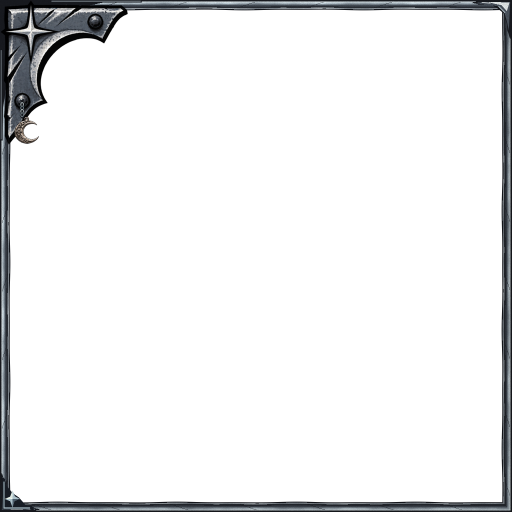
#> input picture assets/petcards/frames/R1.png, 1024 x 1024 px (shown at 1/2 size)
$ python -i petcards.py   (imports and definitions only)
#> lines starting #> are read from the running program, lines starting #| are printed output that depends on the picture
"""Pet "cards": the picture of a pet with its frame, seal and Holo foil drawn on it.

A pure image module - no Discord, no database.  ``features/pets.py`` asks
:func:`card` for the picture to send and gets back either the pet's own
illustration (nothing to draw, or drawing failed) or a composed file in the
cache folder.

What is drawn (the owner's spec, package of 2026-11-21)
-------------------------------------------------------
Layers, bottom to top: **illustration -> foil -> ONE frame layer -> seal**.
The frame and the seal lie above the foil and are not tinted by it.

* The *frame* is a RESULT of the pet's class pool (:data:`POOLS`, the
  owner's ``assets/petcards/source/pule.json``): Shiny ``S0`` (silver
  fittings, ``frame-shiny.png``) and four rarer ones, Ultra Shiny ``U0``
  (gold frame, ``frame-ultra.png``) and four rarer ones, Mythic ``M0`` (no
  frame: the pet has its own GIF) and three rarer ones.  Every rarer frame
  but the base has an animated edition (``-A``, an APNG that REPLACES the
  static frame).  An ordinary pet never has a frame.  Which result a row is
  drawn with: :func:`frame_of` (a stored id that is unknown or belongs to
  another class falls back to the base of the class).
* The *seal* (tier 1-3, ``seal-<tier>.png``) sits in the bottom-right corner.
* The *foil* is ``holo.apng``: an independent RGBA layer, 64 frames of 50 ms.
  Full Holo (:data:`FOIL_FULL`) is that layer scaled to the card and
  alpha-composited over the WHOLE illustration.  Partial Holo
  (:data:`FOIL_PARTIAL`) is the same layer seen only through a mask of the
  pet's details, computed from the picture (see "Partial Holo" below).

Static overlays are 1024x1024, animated frames 512x512; both are stretched to
the size of the picture they go on - also when that picture is not square
(the art of the game is square, so this is only the sensible thing to do with
a foreign file).

What comes out
--------------
* Still picture, no foil, static frame or none: a **PNG** of the source's size
  (alpha kept when the source has it).  zlib level 6: a 1024x1024 card is
  encoded in ~0.1 s; level 9 / ``optimize`` would cost 0.4-0.5 s for a file 3%
  smaller.
* Anything that moves is an **animated GIF**: an animated source (the mythic
  GIFs), a foil, an animated frame - one output timeline, every other moving
  layer picks its picture *by time* so that the whole loops seamlessly:

  - animated source: every source frame with its own duration and the
    source's loop setting, at the source's size (the tempo of the art is
    kept).  A layer with ``n`` pictures and a loop of ``L`` ms (the foil:
    64 x 50 = 3200 ms, an animated frame: 84 x 60 = 5040 ms) makes
    ``k = max(1, round(D / L))`` turns per source loop of ``D`` ms; the output
    frame that starts at ``t`` shows its picture::

        index = floor((t * k / D) * n) % n          (layer_index)

    so one turn takes ``D / k`` instead of exactly ``L``: the foil 2520 ms on
    the 5040 ms loop of ``Void/0.gif`` and 3520 ms on the 7040 ms loops of
    ``Void/10`` / ``Void/100``; an animated frame 5040, 7040 and 6040 ms
    (``eggs/mythic/Void/0.gif``) - one turn per loop.
  - still source + animated frame: the frame's own 84 x 60 ms timeline, 512 px
    (:data:`HOLO_SIZE`; a smaller source is not enlarged); a foil on it takes
    ``k = round(5040 / 3200) = 2`` turns (2520 ms each) by the same rule.
  - still source + foil, static frame or none: the foil's 64 x 50 ms, 512 px.

Transparent areas of a picture that becomes a GIF are flattened onto black
(GIF knows no partial transparency).

Partial Holo
------------
The owner's word for it: "it works on selected details of the pet".  His
package has hand-painted samples for two pictures only - an RGBA foil layer
over ``baza/kot.png`` (= ``assets/pets/Cat/0.png`` scaled to 512 px) and over
``baza/pustka.gif`` (byte for byte ``assets/pets/Void/0.gif``): the rim light
of the cat's outline and its chest fur; the glowing cracks, the gem and the
crest of the void egg.  The game has ~120 pictures and no masks, so the mask
is computed from the picture itself (Pillow only, :func:`_detail_mask`):

1. the picture is reduced to 256 px (:data:`PARTIAL_WORK`) and made grey;
2. *detail light* = how much brighter a pixel is than its surroundings
   (grey minus its Gaussian blur of radius 6, negatives cut off) - the rim
   lights, glowing cracks, gems, claws and highlights of the art;
3. multiplied by a soft ellipse around the subject (centre 50% / 55%, radii
   34% / 40% of the picture, fading over the outer 22% of the radius) - the
   pets stand in the middle, the moons and torches of the backgrounds do not;
4. the brightest 2% of the result (a per-picture percentile, so a dark and a
   bright illustration get the same amount; never below level 6) become 255,
   with a linear ramp from 75% of that level up, then a blur of 1 px;
5. a GIF gets ONE mask, from the average of 8 frames spread over its loop:
   it never flickers and a detail that moves fades out instead of jumping.

The foil is drawn through that mask with its alpha ``a`` lifted to
``120 + 0.6 a`` (the real foil has a = 15..255, mean 84, so 129..255; the
hand-made samples reach 206 / 226) so that the details shine clearly even
where the foil itself is faint - with the samples' own strength (about
``80 + a / 2``) the rim of the cat was hard to notice at 512 px.  A clear
pixel of the foil stays clear.  Measured against the hand-made alpha (its
maximum over all frames, at 384 px):

=========  ====================  ====================  ======  =========
picture    mask >16 / >64 (ours) hand >16 / >64        recall  precision
=========  ====================  ====================  ======  =========
cat        7.6% / 3.9%           7.6% / 3.8%           0.41    0.75
void egg   7.1% / 3.9%           5.2% / 2.1%           0.51    0.46
=========  ====================  ====================  ======  =========

(recall: share of the hand-made alpha that our mask also covers; precision:
share of our mask inside the hand-made one widened by 4 px.)  Same amount of
foil, the same places for the cat's outline and the egg's cracks and gem;
what we do not get is the filled chest fur (a large bright area is not
"brighter than its surroundings" inside), the samples' exclusion of the
cat's eyes, and a little of the rock under the cat is tinted too.  Over all
137 pictures of ``assets/pets`` and ``assets/eggs`` the mask covers 6.6-14.9%
of the card (>16, median 9.8%).  A flat picture with no detail light at all
gets a soft glow in the middle instead of nothing (none of the game's
pictures needs it).  The mask costs ~25 ms for a still picture and ~0.5 s
for a mythic GIF (8 frames decoded).

GIF quality - the trade-off chosen
----------------------------------
* **One palette for the whole animation**, no per-frame palettes: with
  per-frame palettes (what Pillow does with RGB frames) areas that do not move
  - the frame, the seal - change colour slightly from frame to frame, i.e.
  they flicker, and the file is ~40% larger.  The palette is an octree
  quantisation of 16 composed frames spread over the loop (the frames in
  between come out 0.1 dB worse at most); of the methods Pillow offers it is
  the one that keeps small saturated details (a pet's eyes, the red of a
  seal) which median cut averages away.
* **No dithering.**  Error diffusion makes every pixel flicker and the file
  30-45% larger; an ordered pattern is stable but visible as a cross-hatch on
  512 px and still +10%.  The price is slight banding in the smoothest parts
  of the rainbow; on painted illustrations it is hard to find.
* **Unchanged pixels are not written again** (Pillow's transparent delta
  frames), and a pixel whose new colour is within ``tolerance`` levels of what
  is already on the screen counts as unchanged.  That is what makes static
  areas truly static, and with tolerance 8 the file shrinks by ~12% at the
  same measured quality.
* An animated source without foil keeps **its own colours**: its palette is
  taken over as it is (the mythic GIFs use ~100 colours) and only the slots
  that are left are spent on the overlays (seal, frame).  An overlay colour
  within 8 levels of one of the source's is not added (Pillow maps colours
  through a cache of 4-level cells, and a frame covers the whole card), so
  the art stays within a few levels of the original (Void/0 with R6 and a
  seal: at most 7 levels, 9 without that rule).

File size
---------
Discord refuses uploads above the guild's limit, so every result is at most
``max_bytes``.  GIFs go down a fixed ladder (:data:`LADDER`: more tolerance,
smaller canvas, fewer colours, every second frame dropped with its duration
added to the frame before it) and the first variant that fits is taken; the
log says which.  Still cards are scaled down the same way
(:data:`STILL_SCALES`).  When nothing fits :class:`CardTooBig` is raised.

Measured with the art of the game (2026-11-21, Pillow 13.0, the owner's PC,
CPU seconds of one cold render; ``max_bytes`` 8 MiB - the bot's real limit,
10 MiB less 5%, gives the same rung everywhere except where noted).  Rung 0
is the first variant tried (FAITHFUL when there is no foil):

=====================================================  ===========  =======  ====  =======
card                                                   output       size     rung  time
=====================================================  ===========  =======  ====  =======
still + static frame + seal (Cat/100, R1)              PNG 1024     1.69 MB  -     0.3 s
still + full Holo (Cat/100, S0) - as before            512, 64 fr   5.91 MB  0     2.9 s
still + animated frame (Cat/100 S1-A, Dragon/100 R6-A) 512, 84 fr   0.4 MB   0     1.1 s
still + animated frame + full Holo (Cat/100, S1-A)     512, 84 fr   8.03 MB  0     4.1 s
... + seal (Dragon/100, U1-A)                          512, 84 fr   6.91 MB  0     4.2 s
mythic GIF + static frame (Void/10, R5)                439, 169 fr  1.69 MB  0     4.6 s
mythic GIF + static frame + seal (Void/0, R9)          441, 121 fr  1.11 MB  0     3.7 s
mythic GIF + animated frame (Void/10, R6-A)            439, 169 fr  2.01 MB  0     5.8 s
mythic egg + animated frame (eggs/mythic/Void/0, R9-A) 448, 145 fr  0.84 MB  0     3.8 s
mythic GIF + animated frame + full Holo + seal         439, 169 fr  8.27 MB  0     6.8 s
  (Void/10, R9-A; Void/0 with R5-A: 7.46 MB, 5.8 s)
mythic GIF + full Holo + seal, no frame (Void/0)       441, 121 fr  7.04 MB  1     9.7 s
  - as before; under the bot's limit rung 0: 8.52 MB, 4.9 s
partial Holo on a still (Cat/0)                        512, 64 fr   0.45 MB  0     2.4 s
partial Holo + animated frame + seal (Cat/0, S1-A)     512, 84 fr   0.84 MB  0     3.7 s
partial Holo on a mythic GIF (Void/0)                  441, 121 fr  1.13 MB  0     4.4 s
partial Holo + animated frame + seal (Void/10, R6-A)   439, 169 fr  1.75 MB  0     6.6 s
=====================================================  ===========  =======  ====  =======

The renderer of 2026-11-20 makes byte-identical full-Holo cards in the same
time on this machine today (2.8 s for Cat/100 instead of the 1.1 s noted
then).  The largest results are close to 8 MiB: on a guild with exactly that
limit a slightly busier picture would take rung 1 (one more encoding, ~+60%
time); Discord's default limit (10 MiB) leaves room.  A static frame on a
mythic GIF costs about as much as a seal (the whole card is redrawn: 1-1.7 MB,
about the size of the source).

Cache
-----
Results are kept on disk: ``card-<Type>-<n>-<what>-<digest>.<png|gif>``, a
name that is safe as a Discord attachment name.  The digest covers everything
the picture depends on - the source (path, size, mtime), the look,
``max_bytes``, every overlay file used (frame, animated frame, seal, foil:
size, mtime) and :data:`RENDER_VERSION` (which also stands for the constants
of the partial-Holo mask) - so a changed illustration or overlay simply gets
a new file and the old one ages out.  Files are written under a temporary
name and renamed, a cache hit touches the file, and after every new card the
least recently used ones are removed while the folder holds more than
:data:`CACHE_MAX_BYTES`.

Memory and time
---------------
The foil file is 20 MB and an animated frame 0.3-2 MB of APNG, but decoding
all their frames takes ~0.15 s, so nothing of them is kept between renders:
their frames are decoded one at a time (never 64 or 84 RGBA frames at once),
and so are the frames of an animated source.  What a render holds is the
finished palette frames (17 MB for a Holo card, 22 MB for 84 frames of an
animated frame, 33 MB for the longest mythic GIF), the copies Pillow's GIF
writer makes of them and the encoded file.  One render runs at a time
(:func:`card`).

Pillow 10.2 or newer is needed for the small files: older versions write the
unchanged pixels of every frame again (a mythic GIF with a seal: 5.4 MB
instead of 1.1 MB).  Without Pillow the module still imports and
:func:`card` returns the plain picture.
"""

from __future__ import annotations

import asyncio
import hashlib
import io
import logging
import os
import re
import threading
import time
import uuid
import weakref
from dataclasses import dataclass
from pathlib import Path
from typing import Any, Iterable, Iterator, Mapping

from ..settings import ASSETS_DIR

try:  # the bot must start (and show pets plain) on a machine without Pillow
    from PIL import Image, ImageChops, ImageFilter
except Exception:  # noqa: BLE001 - also a broken installation (missing DLL ...)
    Image = None  # type: ignore[assignment]
    ImageChops = None  # type: ignore[assignment]
    ImageFilter = None  # type: ignore[assignment]

log = logging.getLogger(__name__)

#: Folder of the overlays; looked up at every render (tests point it elsewhere).
ASSETS = ASSETS_DIR / "petcards"
#: Names of the seal tiers, as shown to the players.
SEAL_NAMES: dict[int, str] = {1: "Tropiciela", 2: "Łowcy", 3: "Arcyłowcy"}
#: Largest file :func:`render` returns unless the caller knows the guild's limit.
DEFAULT_MAX_BYTES = 8 * 1024 * 1024

#: Part of every cache key: bump it when the pictures this module draws change.
RENDER_VERSION = 2
#: The cache folder is pruned (least recently used first) above this size.
CACHE_MAX_BYTES = 300 * 1024 * 1024
#: An unfinished file older than this was left behind by a crash and is removed.
TEMP_MAX_AGE_S = 3600.0

SEAL_FILE = "seal-{tier}.png"
HOLO_FILE = "holo.apng"
#: Duration of a foil frame when the file does not say (the owner's foil: 64 x 50 ms).
HOLO_FRAME_MS = 50
#: Duration of an animated frame's picture when the file does not say (84 x 60 ms).
FRAME_ANIMATION_MS = 60
#: Longer side of an animated card made from a still picture (Holo, animated
#: frame), like the owner's previews; smaller sources are not enlarged.
HOLO_SIZE = 512

#: zlib level of the still cards (see the module docstring for the measurements).
PNG_LEVEL = 6
#: How many composed frames, spread over the loop, the GIF palette is made from.
PALETTE_SAMPLES = 16
#: An animated source keeps its own colours when at least this many palette
#: slots are left for the overlay drawn on it.
OVERLAY_COLOURS_MIN = 48
#: ... and an overlay colour this close (levels per channel) to one of the
#: source's is not added to that palette (see _palette).
OWN_COLOUR_GUARD = 8

# The partial-Holo mask (module docstring, "Partial Holo").  Changing any of
# these changes the pictures: bump RENDER_VERSION with them.
PARTIAL_WORK = 256                  # px of the picture the mask is computed on
PARTIAL_DETAIL_RADIUS = 6.0         # "brighter than its surroundings" within this blur radius
PARTIAL_CENTRE = (0.50, 0.55)       # of the picture: where the pet stands
PARTIAL_RADII = (0.34, 0.40)        # of the picture: the ellipse around it
PARTIAL_FADE = 0.22                 # outer part of the radius over which the ellipse fades out
PARTIAL_COVERAGE = 0.02             # the brightest 2% of detail light become full mask
PARTIAL_RAMP = 0.75                 # ... with a linear ramp from 75% of that level
PARTIAL_MIN_LEVEL = 6               # a level below this is never "detail light"
PARTIAL_SOFTEN = 1.0                # blur radius of the finished mask (work px)
PARTIAL_SAMPLES = 8                 # frames of a GIF the mask is computed from (averaged)
PARTIAL_ALPHA = (120, 0.6)          # foil alpha a seen through the mask: 120 + a * 0.6 (at most 255)
PARTIAL_EMPTY = 0.002               # a mask covering less than this is replaced by a soft glow

_TEMP_SUFFIX = ".tmp"
_CARD_NAME = re.compile(r"card-[A-Za-z0-9_-]+-[0-9a-f]{12}\.(?:png|gif)")
_TEMP_NAME = re.compile(r"card-[A-Za-z0-9_.-]+" + re.escape(_TEMP_SUFFIX))


class CardError(Exception):
    """A card could not be made; :func:`card` shows the plain picture instead."""


class CardTooBig(CardError):
    """Not even the smallest variant fits into ``max_bytes``."""


# ----------------------------------------------------------------- catalogue

FOIL_NONE, FOIL_PARTIAL, FOIL_FULL = 0, 1, 2
#: Names of the foils, as shown to the players.
FOIL_NAMES: dict[int, str] = {FOIL_PARTIAL: "Holo częściowe", FOIL_FULL: "Holo pełne"}
#: How the label of an animated edition reads (:func:`frame_label`).
ANIMATED_LABEL = "{name} (animowana)"
#: Suffix of the result id of an animated edition ("S1-A").
ANIMATED_SUFFIX = "-A"


@dataclass(frozen=True)
class Frame:
    """One RESULT of a class's frame pool: a frame, static or its animated edition."""

    id: str              # "S0", "S1", "S1-A", ...
    tier: str            # "S" | "U" | "M"
    name: str            # "Gwiazda Szronu" (Polish, shown to players)
    file: str            # path relative to ASSETS ("" for M0: nothing is drawn)
    animated: bool       # the "-A" editions
    percent: float       # chance inside the tier's pool

    # [9 lines left out: functions base, label, not called in this run]


def _pool(tier: str, base: tuple[str, str, str, float],
          rarer: tuple[tuple[str, str, float, float], ...]) -> tuple[Frame, ...]:
    """A class's results: its base and, per rarer frame, the static and the animated edition."""
#> called with tier = 'S'
    ident, name, file, percent = base
    results = [Frame(ident, tier, name, file, False, float(percent))]
    for ident, name, static, animated in rarer:
        results.append(Frame(ident, tier, name, f"frames/{ident}.png", False, float(static)))
        results.append(Frame(ident + ANIMATED_SUFFIX, tier, name, f"frames/{ident}{ANIMATED_SUFFIX}.apng",
                             True, float(animated)))
    return tuple(results)


#: Every class's results in the order of the owner's ``pule.json``; the
#: percents (every rarer result x3 since 2026-11-22, the base takes the rest) of a class sum to 100 (tests check that, and that every file exists).
POOLS: dict[str, tuple[Frame, ...]] = {
    "S": _pool("S", ("S0", "Srebrne okucia", "frame-shiny.png", 52), (
        ("S1", "Gwiazda Szronu", 24, 1.65),
        ("R1", "Księżycowa stal", 12, 0.6),
        ("R2", "Miedziane ciernie", 6, 0.45),
        ("R7", "Przeszywana skóra", 3, 0.3),
    )),
    "U": _pool("U", ("U0", "Złoty relikwiarz", "frame-ultra.png", 52), (
        ("U1", "Rubinowa Korona", 24, 1.65),
        ("R3", "Złote wrota", 12, 0.6),
        ("R4", "Rozbite zwierciadło", 6, 0.45),
        ("R8", "Bursztynowy skarabeusz", 3, 0.3),
    )),
    "M": _pool("M", ("M0", "Oryginalna ilustracja", "", 70), (
        ("R5", "Astrolabium", 15, 1.5),
        ("R6", "Kręgosłup Pustki", 9, 0.9),
        ("R9", "Oko Otchłani", 3, 0.6),
    )),
}
#> further down, picture is the input picture: PIL image 1024x1024 RGBA; mean R, G, B, A 7.9, 8.4, 9, 25.6
#: Every result id -> its Frame.
FRAMES: dict[str, Frame] = {frame.id: frame for pool in POOLS.values() for frame in pool}
#: The result a pet of the class is drawn with when nothing else is stored.
BASE_FRAME: dict[str, str] = {"S": "S0", "U": "U0", "M": "M0"}


# [7 lines left out: function _foil_value, not called in this run]


@dataclass(frozen=True)
class Look:
    """What is drawn over a pet's picture."""

    frame: str = ""      # "" (nothing drawn) or a result id from FRAMES ("M0" is normalised to "")
    seal: int = 0        # 0..3
    foil: int = FOIL_NONE

    # [30 lines left out: functions __post_init__, plain, _field, _flag, not called in this run]


def pillow_available() -> bool:
    """Whether Pillow could be imported, i.e. whether cards can be composed on this machine."""
    return Image is not None


# [95 lines left out: functions tier_of, frame_of, frame_label, look_of, base_look, _frame and 1 more, not called in this run]


# ---------------------------------------------------------------------- cache

def _ascii(text: str, fallback: str) -> str:
    """``text`` reduced to what an attachment name may safely hold."""
    return re.sub(r"[^A-Za-z0-9]+", "_", text).strip("_")[:24] or fallback


#: The folder the pictures of eggs live in (``pets._pet_image``: ``eggs/standard/<variant>``,
#: ``eggs/premium/<TYPE>/<variant>``, ``eggs/mythic/<TYPE>/<variant>``).
EGG_FOLDER = "eggs"


# [160 lines left out: functions _label, _stem, _cached, _store, _prune, _fit and 3 more, not called in this run]


class _Layer:
    """An animated overlay (the foil, an animated frame), decoded one frame at a time
    (see "Memory and time" above).

    ``mask`` (an L picture of any size) makes it the partial Holo: the layer's
    alpha is lifted (:data:`PARTIAL_ALPHA`) and multiplied by the mask.
    """

    # [40 lines left out: functions __init__, _mask_for, frame, not called in this run]

    def close(self) -> None:
        self._image.close()


#: The old name of the foil layer.
_Foil = _Layer


def _centre_weight(size: tuple[int, int]) -> Image.Image:
    """A soft ellipse around the place where the pet stands: 255 inside, 0 outside."""
    width, height = size
    # radial_gradient: 256x256, the value is the distance from the centre in
    # units of 128 * sqrt(2) / 255 - i.e. 179 at a distance of 128 px.
    edge = 179
    ellipse = Image.radial_gradient("L").resize(
        (max(1, round(2 * PARTIAL_RADII[0] * width * edge / 128)),
         max(1, round(2 * PARTIAL_RADII[1] * height * edge / 128))), Image.Resampling.BILINEAR)
    weight = Image.new("L", size, 255)
    weight.paste(ellipse, (round(PARTIAL_CENTRE[0] * width - ellipse.width / 2),
                           round(PARTIAL_CENTRE[1] * height - ellipse.height / 2)))
    inner = edge * (1 - PARTIAL_FADE)
    return weight.point([255 if level <= inner else
                         max(0, round(255 * (edge - level) / (edge - inner))) if level < edge else 0
                         for level in range(256)])


def _detail_mask(picture: Image.Image) -> Image.Image:
    """The partial-Holo mask of an RGB ``picture`` at :data:`PARTIAL_WORK` px (L, 0..255).

    Detail light (brighter than the surroundings) near the middle, the
    brightest :data:`PARTIAL_COVERAGE` of it; see the module docstring.
    """
    small = picture.convert("RGB")
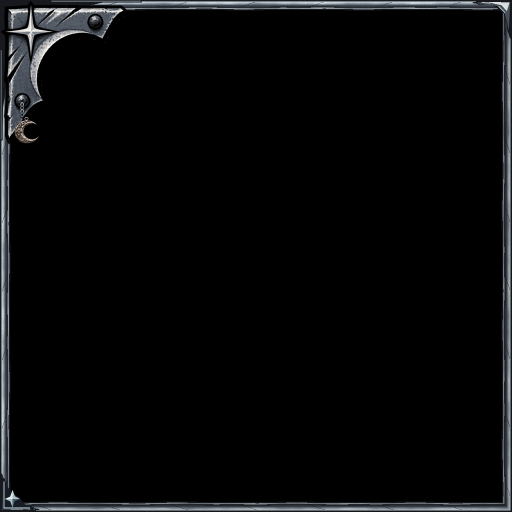
#> small: PIL image 1024x1024 RGB (shown at 1/2 size); mean R, G, B 7.9, 8.4, 9
    small.thumbnail((PARTIAL_WORK, PARTIAL_WORK), Image.Resampling.LANCZOS)
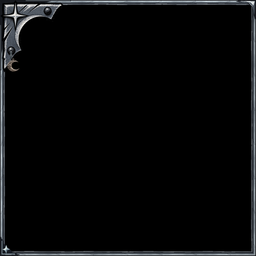
#> small: PIL image 256x256 RGB; mean R, G, B 8.1, 8.6, 9.2
    grey = small.convert("L")
    light = ImageChops.subtract(grey, grey.filter(ImageFilter.GaussianBlur(PARTIAL_DETAIL_RADIUS)))
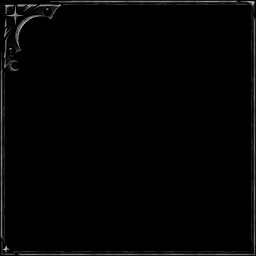
#> light: PIL image 256x256 L; min 0, max 193, mean 3.5
    weight = _centre_weight(grey.size)
#> (the rest of the program and of its run is left out)
